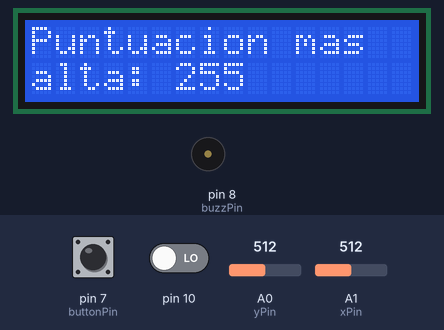
Recording of a sketch running on a simulated Arduino Uno, built with avr-gcc and run on an emulated ATmega328P. Parts: 16×2 character LCD, buzzer (waves = sounding). The inputs (shaded band) are chosen by the test bench; at power-on: pin 10 LOW, A0 (yPin) = 512, pin 7 (buttonPin) HIGH, A1 (xPin) = 512. Random numbers use the default seed unless the sketch sets one; what the sketch prints to the serial monitor is not drawn.

Above: at 1.2 s.
1.3 s: pin 10 driven HIGH
At 6.1 s:
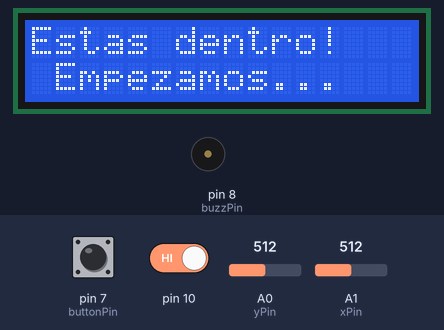
6.6 s: A0 (yPin) set to 490
At 7.55 s:
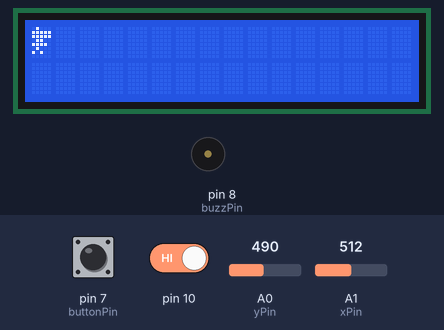
11.6 s: A0 (yPin) set to 507
At 16.2 s:
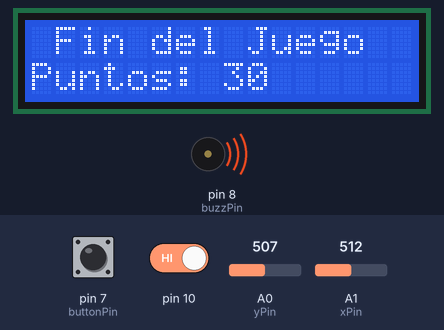
16.6 s: A0 (yPin) set to 306
At 28.5 s:
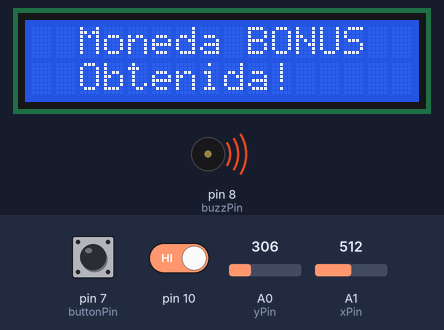
33.4 s: A0 (yPin) set to 510
At 33.79 s:
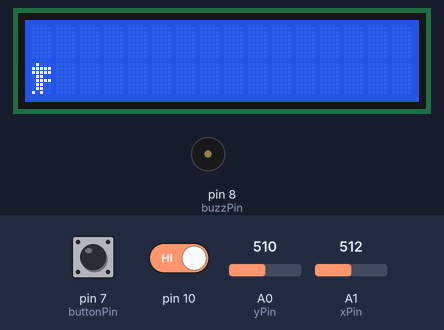
42.7 s: A0 (yPin) set to 716
At 45.06 s:
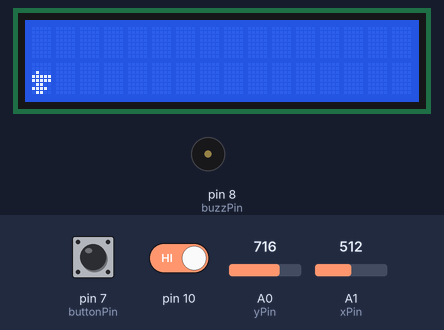
Timing chart, 0 to 46.6 s (numbered marks = the images above; inputs shaded):
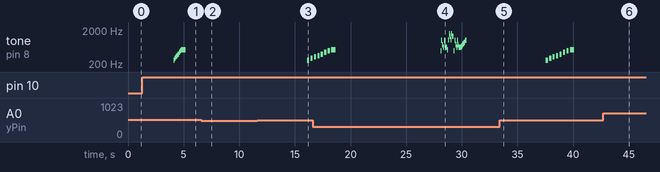

Measured:
- the behaviour switches between 499 and 500 on A0 (yPin) (found by bisection; images 2 and 3)
- after the input at 1.3 s, tone on pin 8 (buzzPin): plays 262 Hz for 0.10 s, 294 Hz for 0.10 s, 330 Hz for 0.10 s, 349 Hz for 0.10 s, 392 Hz for 0.10 s, 440 Hz for 0.10 s … (8 notes in this stretch), starting after 2.8 s
- after the input at 11.6 s, tone on pin 8 (buzzPin): silent → 262 Hz after 4.5 s, → silent 0.20 s later, → 294 Hz 0.11 s later
- after the input at 33.4 s, tone on pin 8 (buzzPin): plays 262 Hz for 0.20 s, 294 Hz for 0.20 s, 330 Hz for 0.20 s, 349 Hz for 0.20 s, 392 Hz for 0.20 s, 440 Hz for 0.20 s … (8 notes in this stretch), starting after 4.2 s
- what the display in image 1 shows lasts 2.3 s, from 4.1 s to 6.4 s

The sketch:

ardud-ino.ino
```cpp
#include <LiquidCrystal.h> //incluimos la libreria para que funcione el lcd
#include <EEPROM.h> //incluimos la libreria de la memoria eprom para poder guardar y leer datos en local del chip
#include "pitches.h" //inluimos la libreria local que nos hemos descargado para la música

//pines que estamos utilizando de nuestra pantalla, las conexiones
int rs = 12;
int e = 11;
int d4 = 5;
int d5 = 4;
int d6 = 3;
int d7 = 2;
int pulsador = 10;
int xPin = A1;
int yPin = A0;
int buttonPin = 7;
int buttonVal;
int buzzPin = 8;
int xVal;
int yVal;
int contarPosicion = 16;
int posicionMoneda = 12; //establecemos una posicion aleatoria inicial para la moneda
int randomByte = 0;//caja por defecto es la 0 la de inicio
int velocidad = 500; //velocidad inicial por defecto
int puntuacion = 0; // Inicializamos la variable puntuacion a 0
unsigned long tiempo; // Variable para guardar el tiempo de inicio
int posicionPersonajeX = 0;
int posicionPersonajeY = 0;
int puntuacionGuardada;

//variable global para saber si ha pulsado el boton, si es 0 no ha pulsado, si es 1 o mas pasa para dentro
bool jugadorListo = false;

//variable para que no me imprima todo el rato el mensaje de "estas dentro Empezamos..."
bool mensajeBienvenida = false;

//variable para dibujar la moneda cuando toque
bool monedaActiva = false;

// Música de fin del juego
int notas[] = {262, 294, 330, 349, 392, 440, 494, 523};
int duracion[] = {200, 200, 200, 200, 200, 200, 200, 400};

//llamamos a la funcion de la libreria, y asignamos los pines que tenemos conectados
LiquidCrystal lcd(rs, e, d4, d5, d6, d7);


//dibujamos las animaciones de los obstaculos
byte caja0[] = {
  B00000,
  B00000,
  B00000,
  B11111,
  B11011,
  B10101,
  B11011,
  B11111
};

byte caja1[] = {
  B11111,
  B11011,
  B10101,
  B11011,
  B10101,
  B11011,
  B10101,
  B11111
};

byte caja2[] = {
  B00000,
  B00000,
  B11111,
  B11011,
  B11111,
  B11111,
  B11011,
  B11111
};
//generamos la moneda que nos dará puntos extra
byte moneda[] = {
  B00000,
  B01010,
  B10101,
  B01010,
  B10101,
  B01010,
  B00000,
  B00000
};

//dibujamos las distintas animaciones de los personajes:
byte andar[] = {
  B01000,
  B11111,
  B11111,
  B01100,
  B01111,
  B01100,
  B01100,
  B10100
};

byte saltar[] = {
  B01000,
  B11111,
  B11111,
  B01100,
  B11110,
  B01000,
  B10100,
  B00000
};

byte agacharse[] = {
  B00000,
  B00000,
  B01000,
  B11111,
  B11111,
  B01100,
  B11110,
  B01100
};

byte puntos[] = {
  B01010,
  B00100,
  B10101,
  B01110,
  B10101,
  B00100,
  B01010,
  B00000
};
//-- fin de las animaciones --


void setup() {
  // inicializamos la pantalla, con la medida 16x2
  lcd.begin(16,2);
  // inicializamos también el pulsador con su pin
  pinMode(10,INPUT);

  //joystick
  pinMode(xPin, INPUT);
  pinMode(yPin, INPUT);
  pinMode(buttonPin, INPUT);
  digitalWrite(buttonPin, HIGH);

  //buzzer, esta vez es auto porque tiene que sonar
  pinMode(buzzPin,OUTPUT);

  Serial.begin(9600);
  //EEPROM.write(0,15); //resetear puntuacion guardada, cambiando el segundo numero al deseado.

  //generamos los obstaculos, llamandolos
  lcd.createChar(0, caja0);
  lcd.createChar(1, caja1);
  lcd.createChar(2, caja2);
  lcd.createChar(3, andar);
  lcd.createChar(4, saltar);
  lcd.createChar(5, agacharse);
  lcd.createChar(6, puntos);
  lcd.createChar(7, moneda);
  // Guardamos el tiempo de inicio
  tiempo = millis();

  //en el caso de querer resetear la puntuacion guardada en la emprom, descomentamos esto, ejecutamos y lo volvemos a comentar:
  //EEPROM.write(0, 0);
}

void loop() {

  //controlamos si se ha pulsado el boton
  if(digitalRead(10)==HIGH){
      jugadorListo = true;
  }

  if(!jugadorListo) {

    puntuacionGuardada = EEPROM.read(0); //leemos el valor almacenado en la dirección de memoria 0

  // decimos donde vamos a empezar a escribir en la pantalla, la coordenada
    lcd.setCursor(0,0);
    lcd.print("   Bienvenido");
    lcd.setCursor(0,1);
    lcd.print("    Jugador 1");
    delay(1000);
    lcd.clear();
    lcd.setCursor(0,0);
    lcd.print("Puntuacion mas");
    lcd.setCursor(0,1);
    lcd.print("alta: ");
    lcd.print(puntuacionGuardada);
    delay(2000);
    lcd.clear();
    lcd.setCursor(0,0);
    lcd.print("Presiona para");
    lcd.setCursor(0,1);
    lcd.print("empezar...");
    delay(1000);
    lcd.clear();

    mensajeBienvenida = false;

  }else{
    if(!mensajeBienvenida){
      lcd.setCursor(0,0);
      lcd.print("Estas dentro!");
      lcd.setCursor(0,1);
      lcd.print(" Empezamos...");
      musicaInicio(); //llamamos al metodo para que haga sonar la música de inicio
      delay(1500);
      lcd.clear();

      mensajeBienvenida = true;
      puntuacion = 0;
    }
    // guardamos los valores que recoja el joystick
    xVal = analogRead(xPin);
    yVal = analogRead(yPin);
    buttonVal = digitalRead(buttonPin); //esto es el btn del joystick presionado
    Serial.print("Valor X = ");
    Serial.print(xVal);
    Serial.print(" - Valor Y = ");
    Serial.print(yVal);
    Serial.print(" - Valor Botón = ");
    Serial.println(buttonVal);

    //cuando subamos el joystick para arriba, en el eje de Y, el buzzer sonara
    if (yVal < 500){//pongo 500 porque son el rango de valores hacia arriba, si fuese hacia aabajo llegaria hasta 1023
      digitalWrite(buzzPin, 1);
    }else{
      digitalWrite(buzzPin, 0);
    }
    // Medimos el tiempo que ha pasado y actualizamos la puntuación
      unsigned long tiempoActual = millis();
      unsigned long tiempoTranscurrido = tiempoActual - tiempo;
      puntuacion = tiempoTranscurrido / 500; // Cada 1000 ms suma 1 punto

    //vamos pintando la puntuación obtenida:
      if(puntuacion < 10){ //si tiene menos de 2 dígitos
        lcd.setCursor(14, 0);//posición donde me pinta la moneda
        lcd.write(byte(6)); //me pinta la moneda, un cuadradito a la izquierda siempre de la puntuación
        lcd.setCursor(15, 0);//posicion donde me muestra la puntuación
        lcd.print(puntuacion);//que variable es la que me imprime, en este caso donde se guarda la puntuación
      }else if(puntuacion < 100){   //si tiene menos de 3 dígitos
        lcd.setCursor(13, 0);
        lcd.write(byte(6));
        lcd.setCursor(14, 0);
        lcd.print(puntuacion);
      }else if(puntuacion < 1000){//si tiene menos de 4 dígitos
        lcd.setCursor(12, 0);
        lcd.write(byte(6));
        lcd.setCursor(13, 0);
        lcd.print(puntuacion);
      }else if(puntuacion < 10000){//si tiene menos de 5 dígitos
        lcd.setCursor(11, 0);
        lcd.write(byte(6));
        lcd.setCursor(12, 0);
        lcd.print(puntuacion);
      }

    //con la caja, cada 50 puntos dibuja una moneda de recompensa
    if (puntuacion % 50 == 0) {
      monedaActiva = true;   //activamos la moneda
    }

    if(monedaActiva == true){
      //generamos la moneda
      if(posicionMoneda >=0){
            lcd.setCursor(posicionMoneda, 0);//vamos pintado la resta de la posicion de la caja
            lcd.write(byte(7));//generamos una caja aleatoria, se establece aleatoriamente abajo, por defecto es la 0
            delay(200);//va a la velocidad que se ha establecido aleatoriamente más abajo, por defecto es 500
            lcd.clear();
            posicionMoneda--;
          }else{
            posicionMoneda = 12; //vuelve a generar la posicion inicial
            monedaActiva = false; //si llega al final la moneda y no se ha cogido la volvemos a deshabilitar
          }
    }


    //generamos la caja
    if(contarPosicion >=0){
      lcd.setCursor(contarPosicion, 1);//vamos pintado la resta de la posicion de la caja
      lcd.write(byte(randomByte));//generamos una caja aleatoria, se establece aleatoriamente abajo, por defecto es la 0
      delay(velocidad);//va a la velocidad que se ha establecido aleatoriamente más abajo, por defecto es 500
      lcd.clear();
      contarPosicion--;
    }else{
      contarPosicion = 16; //vuelve a generar la posicion inicial
      randomByte = random(3); //una vez llega al final la caja coge aleatoriamente otro tipo
      velocidad = random(500 - 100) + 100; //variamos la velocidad cuando llega al final
    }

    //controlamos los movimientos y vamos actualizando las posiciones de los personajes

    if(yVal < 500){
      // Pintamos al muñeco saltando
      lcd.setCursor(0, 0);
      lcd.write(byte(4));
      delay(100);
      lcd.clear();
      posicionPersonajeX = 1;
      //trazas para saber la posicion del jugador
      //lcd.setCursor(0, 0);
      //lcd.print(posicionPersonajeX);
      //si ha saltado y esta en la misma posicion que la moneda, lo comprobamos para sumar los puntos:
      if (posicionMoneda == posicionPersonajeX){

        lcd.setCursor(0,0);//pintamos el mensaje, tanto en la fila 1 y 2
        lcd.print("  Moneda BONUS");
        lcd.setCursor(0,1);
        lcd.print("  Obtenida! ");
        puntuacion = puntuacion + 15; //si pilla la moneda suma 15 puntos
        musicaBonus();//llamamos al metodo para que haga sonar la música del bonus points
        delay(300);//esperamos y borramos el mensaje de bonus
        lcd.clear();
        }

    } else if(yVal > 510){
      // Pintamos al muñeco agachado
      lcd.setCursor(0, 1);
      lcd.write(byte(5));
      delay(100);
      lcd.clear();
       posicionPersonajeX = 0;
      //trazas para saber la posicion del jugador
      //lcd.setCursor(0, 0);
      //lcd.print(posicionPersonajeX);

        //comprobamos si la posicion del personaje es la misma que la caja, de ser asi se terminaria el juego
        if (contarPosicion == posicionPersonajeX){
          // terminamos el juego
          //limpiarmos la pantalla entera para mostrar el mensaje final
        lcd.clear();
        lcd.setCursor(0,0);
        lcd.print(" Fin del Juego");
        lcd.setCursor(0,1);
        lcd.print("Puntos: ");
        lcd.print(puntuacion);//imprimimos la puntuación
        musicaFin();//llamamos al metodo para que haga sonar la música de fin
        guardarPuntuacion(puntuacion);
        delay(4000);//esperamos 4 segundos y reseteamos todas las variables de inicio
        jugadorListo = false;
        velocidad = 500;
        puntuacion == 0;
        tiempo = millis();
        lcd.clear();
        }

    } else if(xVal < 500){//moverse hacia atras
       lcd.setCursor(0, 1);
        lcd.write(byte(3));
        delay(100);
        lcd.clear();
        posicionPersonajeX = 0;
        //trazas para saber la posicion del jugador
        //lcd.setCursor(0, 0);
        //lcd.print(posicionPersonajeX);

          //comprobamos si la posicion del personaje es la misma que la caja, de ser asi se terminaria el juego
          if (contarPosicion == posicionPersonajeX){
              // terminamos el juego
              //limpiarmos la pantalla entera para mostrar el mensaje final
            lcd.clear();
            lcd.setCursor(0,0);
            lcd.print(" Fin del Juego");
            lcd.setCursor(0,1);
            lcd.print("Puntos: ");
            lcd.print(puntuacion);//imprimimos la puntuación
            musicaFin();//llamamos al metodo para que haga sonar la música de fin
            guardarPuntuacion(puntuacion);
            delay(4000);//esperamos 4 segundos y reseteamos todas las variables de inicio
            jugadorListo = false;
            velocidad = 500;
            puntuacion == 0;
            tiempo = millis();
            lcd.clear();
          }
    } else if(xVal > 510){//moverse hacia adelante
       lcd.setCursor(0, 1);
        lcd.write(byte(3));
        delay(100);
        lcd.clear();
        posicionPersonajeX = 0;
        //trazas para saber la posicion del jugador
        //lcd.setCursor(0, 0);
        //lcd.print(posicionPersonajeX);

          //comprobamos si la posicion del personaje es la misma que la caja, de ser asi se terminaria el juego
          if (contarPosicion == posicionPersonajeX){
              // terminamos el juego
              //limpiarmos la pantalla entera para mostrar el mensaje final
            lcd.clear();
            lcd.setCursor(0,0);
            lcd.print(" Fin del Juego");
            lcd.setCursor(0,1);
            lcd.print("Puntos: ");
            lcd.print(puntuacion);//imprimimos la puntuación
            musicaFin();//llamamos al metodo para que haga sonar la música de fin
            guardarPuntuacion(puntuacion);
            delay(4000);//esperamos 4 segundos y reseteamos todas las variables de inicio
            jugadorListo = false;
            velocidad = 500;
            puntuacion == 0;
            tiempo = millis();
            lcd.clear();
          }
    }else{
      // Pintamos al muñeco antando
      lcd.setCursor(0, 1);
      lcd.write(byte(3));
      delay(100);
      lcd.clear();
      posicionPersonajeX = 0;
      //trazas para saber la posicion del jugador
      //lcd.setCursor(0, 0);
      //lcd.print(posicionPersonajeX);

        //comprobamos si la posicion del personaje es la misma que la caja, de ser asi se terminaria el juego
        if (contarPosicion == posicionPersonajeX){
          // terminamos el juego
          //limpiarmos la pantalla entera para mostrar el mensaje final
        lcd.clear();
        lcd.setCursor(0,0);
        lcd.print(" Fin del Juego");
        lcd.setCursor(0,1);
        lcd.print("Puntos: ");
        lcd.print(puntuacion);//imprimimos la puntuación
        musicaFin();//llamamos al metodo para que haga sonar la música de fin
        guardarPuntuacion(puntuacion);
        delay(4000);//esperamos 4 segundos y reseteamos todas las variables de inicio
        jugadorListo = false;
        velocidad = 500;
        puntuacion == 0;
        tiempo = millis();
        lcd.clear();
        }
    }


  }

}

void musicaInicio() {
  for (int i = 0; i < 8; i++) {
    tone(8, notas[i], duracion[i]);
    delay(100);
  }
}

void musicaFin() {
    for (int i = 0; i < 8; i++) {
          tone(buzzPin, notas[i], duracion[i]);
          delay(duracion[i] * 1.30);
          noTone(buzzPin);
          delay(50);
    }

}

//MÚSICA SOLAMENTE PARA CUANDO SEA BONUS TIME:
void musicaBonus() {
  int melodia[] = {
    NOTE_B4, NOTE_B5, NOTE_FS5, NOTE_DS5,
    NOTE_B5, NOTE_FS5, NOTE_DS5, NOTE_C5,
    NOTE_C6, NOTE_G6, NOTE_E6, NOTE_C6, NOTE_G6, NOTE_E6,

    NOTE_B4, NOTE_B5, NOTE_FS5, NOTE_DS5, NOTE_B5,
    NOTE_FS5, NOTE_DS5, NOTE_DS5, NOTE_E5, NOTE_F5,
    NOTE_F5, NOTE_FS5, NOTE_G5, NOTE_G5, NOTE_GS5, NOTE_A5, NOTE_B5
  };

  int duraciones[] = {
    16, 16, 16, 16,
    32, 16, 8, 16,
    16, 16, 16, 32, 16, 8,

    16, 16, 16, 16, 32,
    16, 8, 32, 32, 32,
    32, 32, 32, 32, 32, 16, 8
  };

 int size = sizeof(duraciones) / sizeof(int);

  for (int note = 0; note < size; note++) {
    int duration = 1000 / duraciones[note];
    tone(buzzPin, melodia[note], duraciones);

    int pauseBetweenNotes = duration * 1.30;
    delay(pauseBetweenNotes);

    //stop the tone playing:
    noTone(buzzPin);
  }

}

void guardarPuntuacion(int puntuacion) {
  //comprobamos la puntuacion mas alta que habia guardada, si es superior entra en el if y la actualiza.
  int puntuacionMasAlta = EEPROM.read(0); //seteamos a esta variable la antigua puntuación guardada para luego compararla

  if(puntuacion > puntuacionMasAlta){
    EEPROM.write(0, puntuacion); //en el caso de que la nueva puntuación obtenida sea mayor a la guardada, la actualizamos en el espacio de memoria 0
  }


}
```
